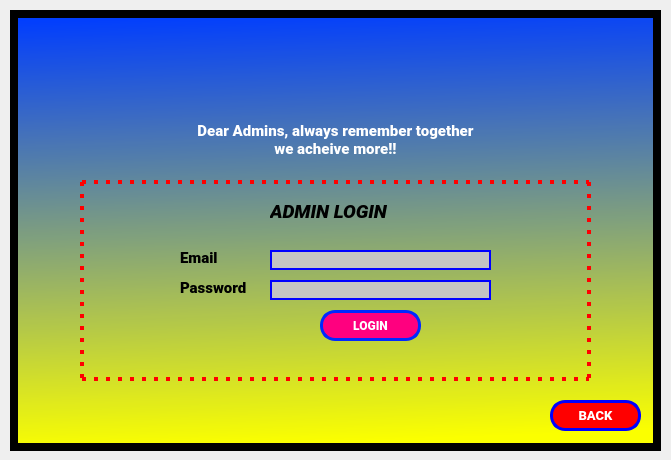
<?xml version="1.0" encoding="UTF-8"?>
<ui version="4.0">
 <class>adminLoginScreen_Dialog</class>
 <widget class="QDialog" name="adminLoginScreen_Dialog">
  <property name="geometry">
   <rect>
    <x>0</x>
    <y>0</y>
    <width>671</width>
    <height>460</height>
   </rect>
  </property>
  <property name="windowTitle">
   <string>Dialog</string>
  </property>
  <widget class="QWidget" name="adminLoginScreen" native="true">
   <property name="geometry">
    <rect>
     <x>10</x>
     <y>10</y>
     <width>651</width>
     <height>441</height>
    </rect>
   </property>
   <property name="styleSheet">
    <string notr="true">border: 8px solid black;
background-color:qlineargradient(spread:pad, x1:0.0511364, y1:1, x2:0, y2:0, stop:0 rgba(251, 255, 0, 255), stop:0.98 rgba(0, 61, 255, 255), stop:1 rgba(0, 0, 0, 0));
</string>
   </property>
   <widget class="QPushButton" name="adminLoginBtn">
    <property name="geometry">
     <rect>
      <x>310</x>
      <y>300</y>
      <width>101</width>
      <height>31</height>
     </rect>
    </property>
    <property name="styleSheet">
     <string notr="true">background-color: rgb(255, 0, 127);
border: 3px solid #0029FF;
box-sizing: border-box;
border-radius: 15px;
font-family: Roboto;
font-style: normal;
font-weight: 900;
font-size: 12px;
text-align: center;
color: white;</string>
    </property>
    <property name="text">
     <string>LOGIN</string>
    </property>
   </widget>
   <widget class="QLineEdit" name="adminEmail_txt">
    <property name="geometry">
     <rect>
      <x>260</x>
      <y>240</y>
      <width>221</width>
      <height>20</height>
     </rect>
    </property>
    <property name="styleSheet">
     <string notr="true">background: #C4C4C4;
border: 2px solid blue;</string>
    </property>
   </widget>
   <widget class="QLineEdit" name="adminPassword_txt">
    <property name="geometry">
     <rect>
      <x>260</x>
      <y>270</y>
      <width>221</width>
      <height>20</height>
     </rect>
    </property>
    <property name="styleSheet">
     <string notr="true">background: #C4C4C4;
border: 2px solid blue;</string>
    </property>
   </widget>
   <widget class="QLabel" name="email_label">
    <property name="geometry">
     <rect>
      <x>170</x>
      <y>240</y>
      <width>51</width>
      <height>16</height>
     </rect>
    </property>
    <property name="styleSheet">
     <string notr="true">font-family: Roboto;
font-style: normal;
font-weight: 900;
font-size: 15px;
text-align: center;
color: #000000;
border: none;
background-color:none;</string>
    </property>
    <property name="text">
     <string>Email</string>
    </property>
   </widget>
   <widget class="QLabel" name="password_label">
    <property name="geometry">
     <rect>
      <x>170</x>
      <y>270</y>
      <width>81</width>
      <height>16</height>
     </rect>
    </property>
    <property name="styleSheet">
     <string notr="true">font-family: Roboto;
font-style: normal;
font-weight: 900;
font-size: 15px;
text-align: center;
color: #000000;
border: none;
background-color:none;</string>
    </property>
    <property name="text">
     <string>Password</string>
    </property>
   </widget>
   <widget class="QLabel" name="adminLoginLabel">
    <property name="geometry">
     <rect>
      <x>260</x>
      <y>190</y>
      <width>141</width>
      <height>21</height>
     </rect>
    </property>
    <property name="styleSheet">
     <string notr="true">font-family: Roboto;
font-style: normal;
font-weight: 900;
font-size: 18px;
text-align: center;
border: none;
background-color:none;</string>
    </property>
    <property name="text">
     <string>&lt;html&gt;&lt;head/&gt;&lt;body&gt;&lt;p&gt;&lt;span style=&quot; font-size:14pt; font-style:italic;&quot;&gt;ADMIN LOGIN&lt;/span&gt;&lt;/p&gt;&lt;/body&gt;&lt;/html&gt;</string>
    </property>
   </widget>
   <widget class="QPushButton" name="adminBackBtn">
    <property name="geometry">
     <rect>
      <x>540</x>
      <y>390</y>
      <width>91</width>
      <height>31</height>
     </rect>
    </property>
    <property name="styleSheet">
     <string notr="true">background: red;
border: 3px solid blue;
box-sizing: border-box;
border-radius: 15px;
font-family: Roboto;
font-style: normal;
font-weight: 900;
font-size: 13px;
text-align: center;
color: white;</string>
    </property>
    <property name="text">
     <string>BACK</string>
    </property>
   </widget>
   <widget class="QLabel" name="border">
    <property name="geometry">
     <rect>
      <x>70</x>
      <y>170</y>
      <width>511</width>
      <height>201</height>
     </rect>
    </property>
    <property name="styleSheet">
     <string notr="true">border: 3.5px dotted red;
background-color:none;
</string>
    </property>
    <property name="text">
     <string/>
    </property>
   </widget>
   <widget class="QLabel" name="slogan">
    <property name="geometry">
     <rect>
      <x>160</x>
      <y>110</y>
      <width>331</width>
      <height>41</height>
     </rect>
    </property>
    <property name="styleSheet">
     <string notr="true">font-family: Roboto;
font-style: normal;
font-weight: 900;
font-size: 14px;
text-align: center;
border: none;
color: white;
background-color:none;</string>
    </property>
    <property name="text">
     <string>&lt;html&gt;&lt;head/&gt;&lt;body&gt;&lt;p align=&quot;center&quot;&gt;&lt;span style=&quot; font-size:11pt;&quot;&gt;Dear Admins, always remember together &lt;br&gt;we acheive more!!&lt;/span&gt;&lt;/p&gt;&lt;/body&gt;&lt;/html&gt;</string>
    </property>
   </widget>
   <widget class="QLabel" name="logo">
    <property name="geometry">
     <rect>
      <x>270</x>
      <y>10</y>
      <width>111</width>
      <height>101</height>
     </rect>
    </property>
    <property name="styleSheet">
     <string notr="true">background-color: none;
border: none;</string>
    </property>
    <property name="text">
     <string/>
    </property>
    <property name="pixmap">
     <pixmap>../Sketch imgs/official-taxi-logo.png</pixmap>
    </property>
    <property name="scaledContents">
     <bool>true</bool>
    </property>
   </widget>
   <zorder>border</zorder>
   <zorder>adminLoginBtn</zorder>
   <zorder>adminEmail_txt</zorder>
   <zorder>adminPassword_txt</zorder>
   <zorder>email_label</zorder>
   <zorder>password_label</zorder>
   <zorder>adminLoginLabel</zorder>
   <zorder>adminBackBtn</zorder>
   <zorder>slogan</zorder>
   <zorder>logo</zorder>
  </widget>
 </widget>
 <resources/>
 <connections/>
</ui>
